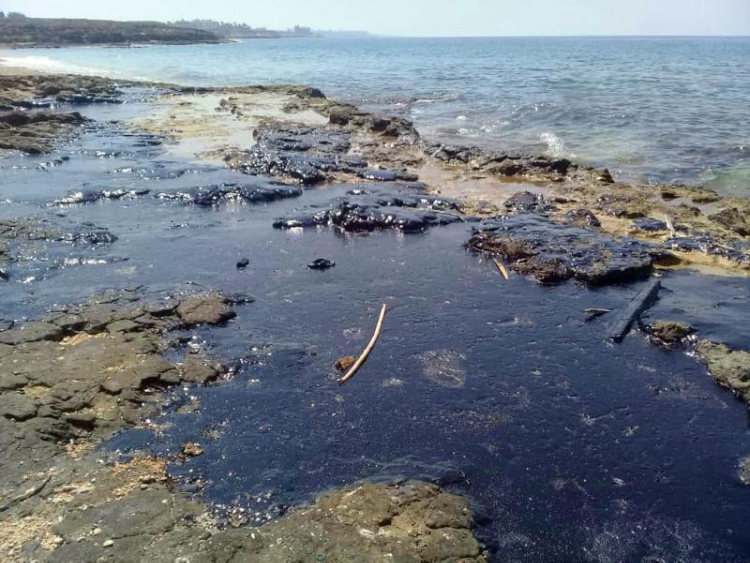
#> input picture oil_dedect/oil11.jpg, 1500 x 1125 px, given in place of oil19.jpg, which was not available (shown at 1/2 size)
$ python coloe_tracking.py oil11.jpg
#> lines starting #> are read from the running program, lines starting #| are printed output that depends on the picture; after the words box and inside, x2 and y2 are one past the last pixel; in counts of white or black regions, pixels touching at a corner belong together; pictures that were not available may be replaced by others from this repository, and a replacement may not be noted
import cv2
import sys
import numpy as np

def nothing(x):
    pass

def track_color(image_path=None):
#> called with image_path = 'oil11.jpg'
    use_camera = False

    # Check if filename is passed
    if len(sys.argv) <= 1:
        print("'Usage: python hsvThresholder.py <ImageFilePath>' to ignore camera and use a local image.")
        use_camera = True

    # Create a window
    cv2.namedWindow('image')

    # Define trackbar callback function
    def trackbar_callback(x):
        # Update min and max HSV values based on trackbar positions
        h_min = cv2.getTrackbarPos('HMin', 'image')
        s_min = cv2.getTrackbarPos('SMin', 'image')
        v_min = cv2.getTrackbarPos('VMin', 'image')

        h_max = cv2.getTrackbarPos('HMax', 'image')
        s_max = cv2.getTrackbarPos('SMax', 'image')
        v_max = cv2.getTrackbarPos('VMax', 'image')

        # Set minimum and max HSV values to display
        lower = np.array([h_min, s_min, v_min])
        upper = np.array([h_max, s_max, v_max])

        # Create HSV Image and threshold into a range.
        hsv = cv2.cvtColor(img, cv2.COLOR_BGR2HSV)
        mask = cv2.inRange(hsv, lower, upper)
        output = cv2.bitwise_and(img, img, mask=mask)

        # Display output image
        cv2.imshow('image', output)

    # Create trackbars for color change
    cv2.createTrackbar('HMin', 'image', 0, 179, trackbar_callback)
#> slider 'HMin' is set to 35
    cv2.createTrackbar('SMin', 'image', 0, 255, trackbar_callback)
#> slider 'SMin' is set to 51
    cv2.createTrackbar('VMin', 'image', 0, 255, trackbar_callback)
#> slider 'VMin' is set to 51
    cv2.createTrackbar('HMax', 'image', 0, 179, trackbar_callback)
#> slider 'HMax' is set to 179
    cv2.createTrackbar('SMax', 'image', 0, 255, trackbar_callback)
#> slider 'SMax' is set to 255
    cv2.createTrackbar('VMax', 'image', 0, 255, trackbar_callback)
#> slider 'VMax' is set to 255

    # Set default value for MAX HSV trackbars.
    cv2.setTrackbarPos('HMax', 'image', 179)
    cv2.setTrackbarPos('SMax', 'image', 255)
    cv2.setTrackbarPos('VMax', 'image', 255)

    # Output Image to display
    if use_camera:
        cap = cv2.VideoCapture(0)
        # Wait longer to prevent freeze for videos.
        wait_time = 330
    else:
        # Read image from file
        img = cv2.imread("D:\project 2\oil_dedect\oil19.jpg")
#> img is the input picture: shape (1125, 1500, 3); mean B, G, R 130.1, 119.7, 111.6
        output = img
        wait_time = 33

    while (True):
        if use_camera:
            # Capture frame-by-frame
            ret, img = cap.read()
            if not ret:
                break
            output = img

        # Track and isolate specific colors
        trackbar_callback(0)
#> in trackbar_callback, `hsv = cv2.cvtColor(img, cv2.COLOR_BGR2HSV)`: hsv: shape (1125, 1500, 3); mean H, S, V 88.2, 65.4, 135.7
#> in trackbar_callback, `mask = cv2.inRange(hsv, lower, upper)`:
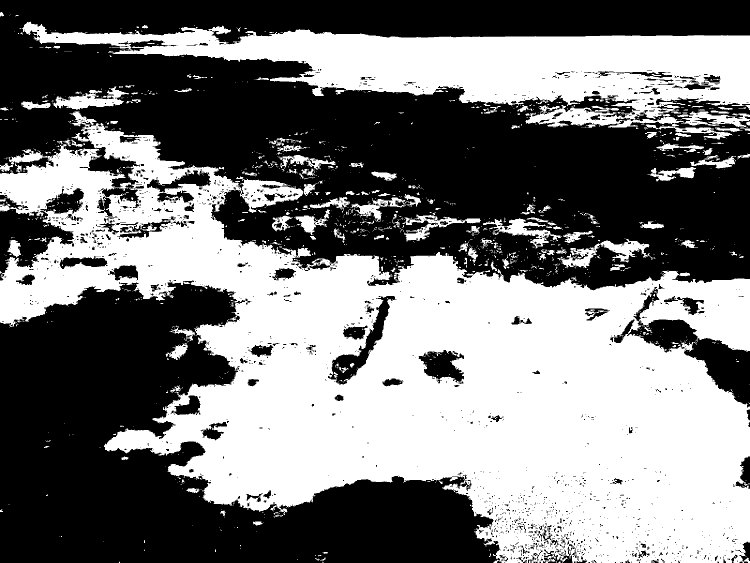
#> mask: shape (1125, 1500) (shown at 1/2 size); 47.8% white; 1488 white regions (1293 under 20 px), largest, box (x1, y1, x2, y2) and area: (0, 223, 1500, 1125) 628248, (44, 44, 1500, 279) 136901, (1114, 478, 1305, 536) 3525
#> in trackbar_callback, `output = cv2.bitwise_and(img, img, mask=mask)`:
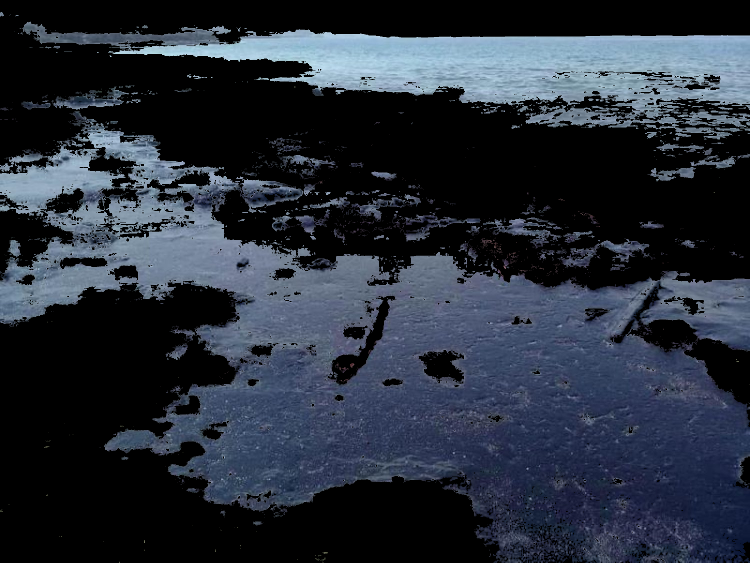
#> output: shape (1125, 1500, 3) (shown at 1/2 size); mean B, G, R 57.9, 46.4, 39.6

        # Wait for key press
        if cv2.waitKey(wait_time) & 0xFF == ord('q'):
#> (key q is pressed here)
            break

    # Release resources
    if use_camera:
        cap.release()
    cv2.destroyAllWindows()

if __name__ == '__main__':
    if len(sys.argv) > 1:
        image_path = sys.argv[1]
        track_color(image_path)
    else:
        track_color()

$ run again, on oil_dedect/oil14.jpg
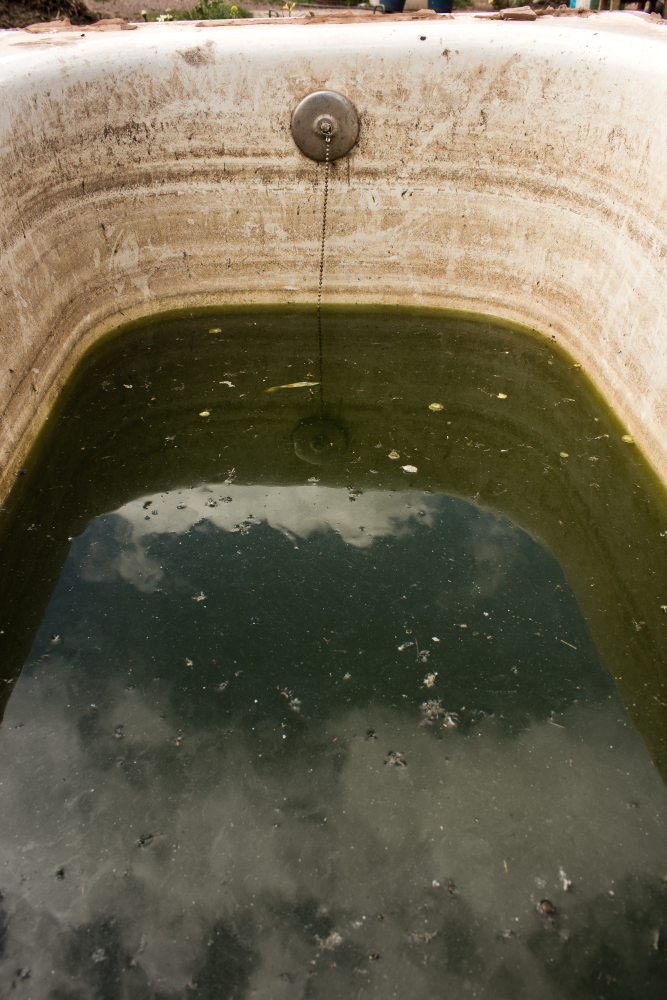
#> input picture oil_dedect/oil14.jpg, 1333 x 2000 px, given in place of oil19.jpg, which was not available (shown at 1/2 size)
#> in track_color, img is the input picture: shape (2000, 1333, 3); mean B, G, R 83.4, 104.6, 111.2
#> hsv: shape (2000, 1333, 3); mean H, S, V 29.1, 80.4, 113
#> in trackbar_callback, `mask = cv2.inRange(hsv, lower, upper)`:
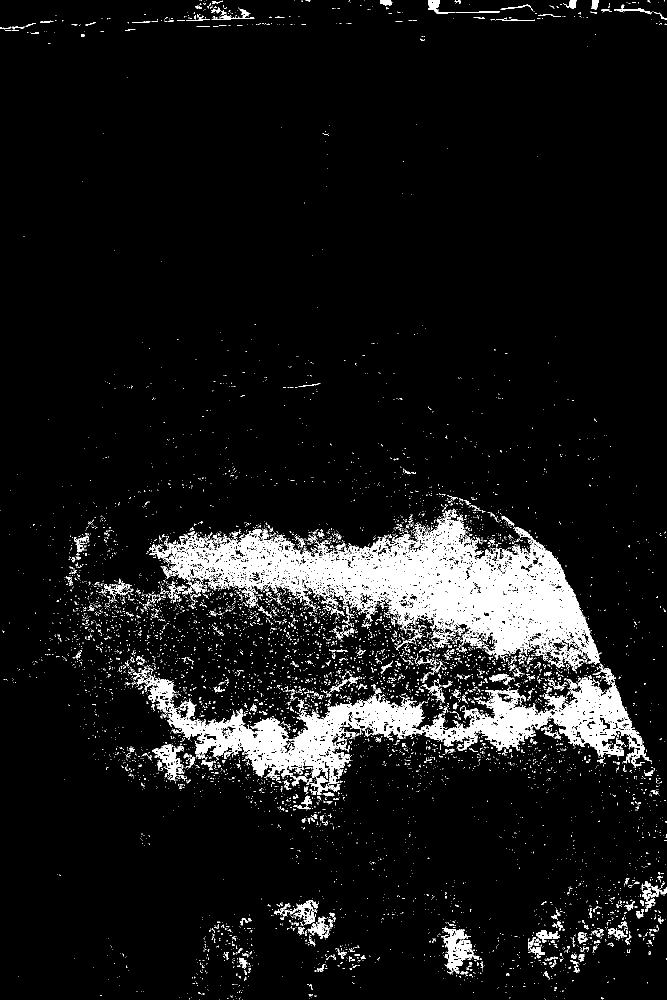
#> mask: shape (2000, 1333) (shown at 1/2 size); 7.8% white; 8168 white regions (7766 under 20 px), largest, box (x1, y1, x2, y2) and area: (299, 1019, 1203, 1342) 92051, (288, 1328, 1303, 1589) 59145, (882, 1853, 957, 1949) 2676
#> in trackbar_callback, `output = cv2.bitwise_and(img, img, mask=mask)`:
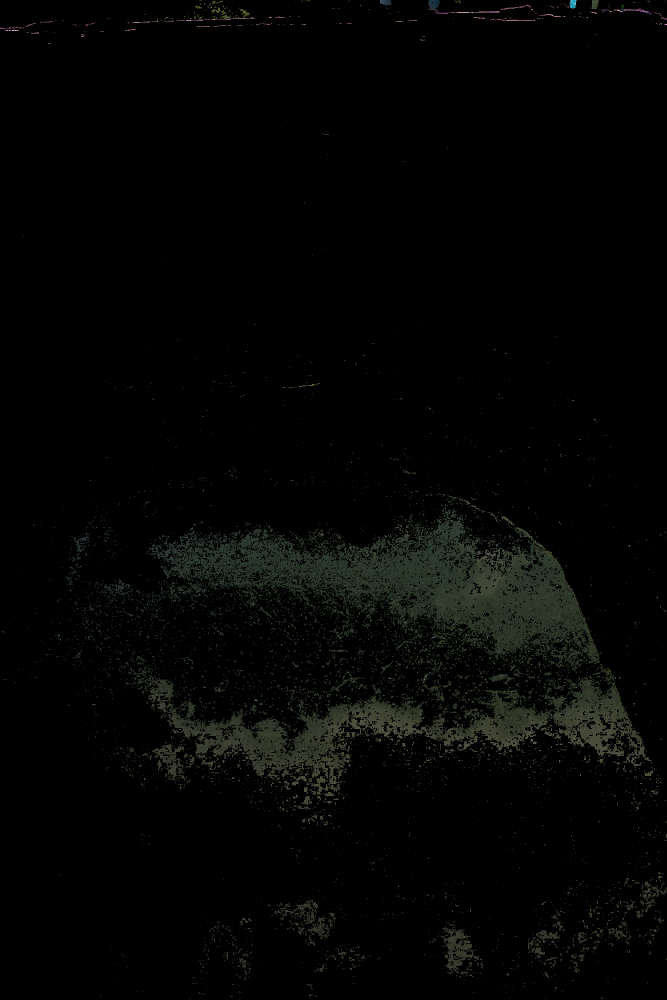
#> output: shape (2000, 1333, 3) (shown at 1/2 size); mean B, G, R 3.6, 4.7, 4.1
